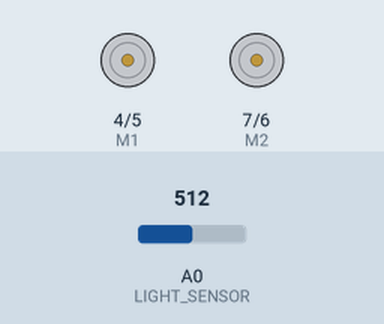
Simulated run of this sketch. Board: Arduino Uno, built with avr-gcc and run on an emulated ATmega328P. On the bench: direction and speed pins drawn as motors (green arrow = direction pin HIGH = forward, orange = LOW = backward, longer = more drive). The test bench sets the inputs (shaded band); at power-on: A0 (LIGHT_SENSOR) = 512.

Above: at 1.2 s.
1.3 s: A0 (LIGHT_SENSOR) set to 501
2.8 s: A0 (LIGHT_SENSOR) set to 274
4.3 s: A0 (LIGHT_SENSOR) set to 261
At 4.7 s:
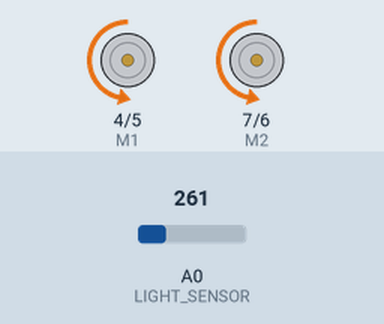
5.8 s: A0 (LIGHT_SENSOR) set to 240
At 6.1 s:
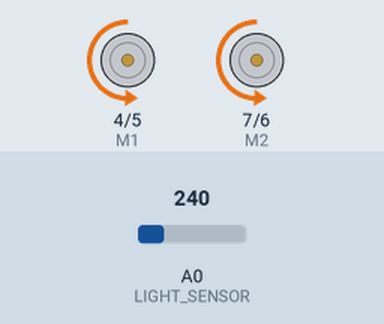
7.3 s: A0 (LIGHT_SENSOR) set to 122
At 8.5 s:
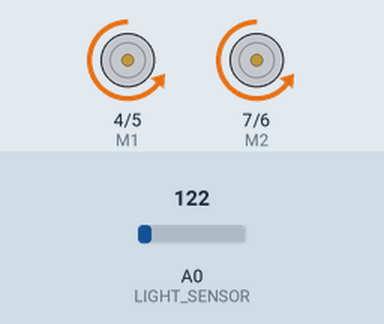
8.8 s: A0 (LIGHT_SENSOR) set to 260
At 10.2 s:
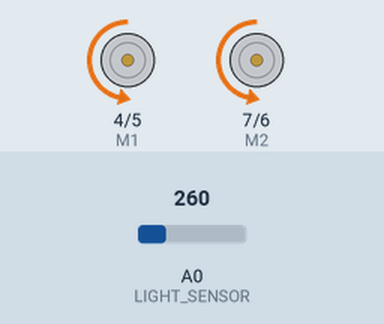
Timing chart, 0 to 11.3 s (numbered marks = the images above; inputs shaded):
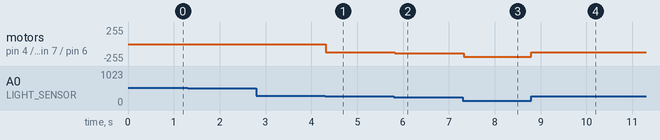

Measured:
- the behaviour switches between 262 and 261 on A0 (LIGHT_SENSOR) (found by bisection; images 0 and 1)
- after the input at 2.8 s, every drawn part: stays the same
- after the input at 4.3 s, motor on pin 4 (M1) / pin 5 (E1), motor on pin 7 (M2) / pin 6 (E2): stopped → backward 125/255 at once
- after the input at 5.8 s, motor on pin 4 (M1) / pin 5 (E1), motor on pin 7 (M2) / pin 6 (E2): backward 125/255 → backward 135/255 at once
- after the input at 7.3 s, motor on pin 4 (M1) / pin 5 (E1), motor on pin 7 (M2) / pin 6 (E2): backward 135/255 → backward 194/255 at once
- after the input at 8.8 s, motor on pin 4 (M1) / pin 5 (E1), motor on pin 7 (M2) / pin 6 (E2): backward 194/255 → backward 125/255 at once

The sketch:

motor_shield_light_sensor_diff_go.ino
```cpp
//Arduino PWM Speed Control：
int E1 = 5;
int M1 = 4;
int E2 = 6;
int M2 = 7;
int LIGHT_SENSOR = 0;

#define FORWARD HIGH
#define REVERSE LOW
#define DIR_LEFT(fwd) (fwd % 2 ? FORWARD : REVERSE)
#define DIR_RITE(fwd) (fwd % 2 ? FORWARD : REVERSE)

#define THRESH 350

int dir;

void setup()
{
    pinMode(M1, OUTPUT);
    pinMode(M2, OUTPUT);
    dir = 0;
}

void loop()
{
  int motor_direction;
  int speed_input;

  motor_direction = FORWARD;
  speed_input = analogRead(LIGHT_SENSOR);

  speed_input -= 511; // now we have -512 .. +511
  // deal with negative imbalance as a speed and a direction:
  if (speed_input < 0) {
	speed_input *= -1;
    motor_direction = REVERSE;
  }

  // deal with nearly balanced sensor readings
  // (our sensors are wildly imbalanced)
  if (speed_input < 250) {
	speed_input = 0;
  }

  // we're now in a range from 300 .. 511 and a positive number or 0.
  // we need 50 or higher to move the motors and we want a range of almost
  // equal, so this works if you look at the next calculation.

  // now to get a number that fits in the pwm range of 0..255.
  int motor_setting = speed_input / 2; // (300..511)/2 => (150..255)

  digitalWrite(M1,DIR_LEFT(motor_direction));
  digitalWrite(M2, DIR_RITE(motor_direction));
  analogWrite(E1, motor_setting);   //PWM Speed Control
  analogWrite(E2, motor_setting);   //PWM Speed Control

  delay(30);

}
```
